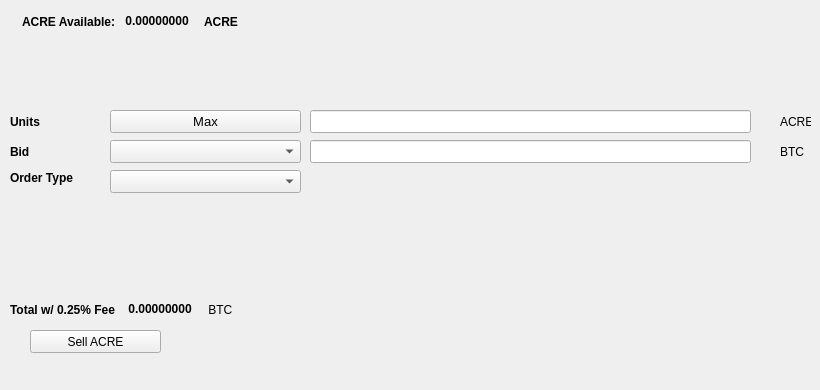
   <widget class="QWidget" name="SellTab">
    <attribute name="title">
     <string>Sell</string>
    </attribute>
    <widget class="QLabel" name="label_16">
     <property name="geometry">
      <rect>
       <x>780</x>
       <y>140</y>
       <width>31</width>
       <height>23</height>
      </rect>
     </property>
     <property name="text">
      <string>BTC</string>
     </property>
    </widget>
    <widget class="QComboBox" name="SellBidcomboBox">
     <property name="geometry">
      <rect>
       <x>110</x>
       <y>140</y>
       <width>191</width>
       <height>23</height>
      </rect>
     </property>
     <property name="font">
      <font>
       <pointsize>10</pointsize>
      </font>
     </property>
    </widget>
    <widget class="QLabel" name="label_18">
     <property name="geometry">
      <rect>
       <x>10</x>
       <y>110</y>
       <width>46</width>
       <height>23</height>
      </rect>
     </property>
     <property name="font">
      <font>
       <weight>75</weight>
       <bold>true</bold>
      </font>
     </property>
     <property name="text">
      <string>Units</string>
     </property>
    </widget>
    <widget class="QPushButton" name="Sell_Max_Amount">
     <property name="geometry">
      <rect>
       <x>110</x>
       <y>110</y>
       <width>191</width>
       <height>23</height>
      </rect>
     </property>
     <property name="font">
      <font>
       <pointsize>10</pointsize>
      </font>
     </property>
     <property name="text">
      <string>Max</string>
     </property>
    </widget>
    <widget class="QLabel" name="label_20">
     <property name="geometry">
      <rect>
       <x>10</x>
       <y>170</y>
       <width>91</width>
       <height>16</height>
      </rect>
     </property>
     <property name="font">
      <font>
       <weight>75</weight>
       <bold>true</bold>
      </font>
     </property>
     <property name="text">
      <string>Order Type</string>
     </property>
    </widget>
    <widget class="QComboBox" name="SellOrdertypeCombo">
     <property name="geometry">
      <rect>
       <x>110</x>
       <y>170</y>
       <width>191</width>
       <height>23</height>
      </rect>
     </property>
     <property name="font">
      <font>
       <pointsize>10</pointsize>
      </font>
     </property>
    </widget>
    <widget class="QLabel" name="label_21">
     <property name="geometry">
      <rect>
       <x>10</x>
       <y>140</y>
       <width>46</width>
       <height>23</height>
      </rect>
     </property>
     <property name="font">
      <font>
       <weight>75</weight>
       <bold>true</bold>
      </font>
     </property>
     <property name="text">
      <string>Bid</string>
     </property>
    </widget>
    <widget class="QLabel" name="label_22">
     <property name="geometry">
      <rect>
       <x>780</x>
       <y>110</y>
       <width>31</width>
       <height>23</height>
      </rect>
     </property>
     <property name="text">
      <string>ACRE</string>
     </property>
    </widget>
    <widget class="QLineEdit" name="UnitsInputACRE">
     <property name="geometry">
      <rect>
       <x>310</x>
       <y>110</y>
       <width>441</width>
       <height>23</height>
      </rect>
     </property>
     <property name="font">
      <font>
       <pointsize>9</pointsize>
       <weight>75</weight>
       <bold>true</bold>
      </font>
     </property>
    </widget>
    <widget class="QLineEdit" name="SellBidPriceEdit">
     <property name="geometry">
      <rect>
       <x>310</x>
       <y>140</y>
       <width>441</width>
       <height>23</height>
      </rect>
     </property>
     <property name="font">
      <font>
       <pointsize>9</pointsize>
       <weight>75</weight>
       <bold>true</bold>
      </font>
     </property>
    </widget>
    <widget class="QPushButton" name="SellACREBTN">
     <property name="geometry">
      <rect>
       <x>30</x>
       <y>330</y>
       <width>131</width>
       <height>23</height>
      </rect>
     </property>
     <property name="text">
      <string>Sell ACRE</string>
     </property>
     <property name="icon">
      <iconset resource="../acre">
       <normaloff>:/icons/bitcoin</normaloff>:/icons/bitcoin</iconset>
     </property>
    </widget>
    <widget class="QWidget" name="layoutWidget3">
     <property name="geometry">
      <rect>
       <x>22</x>
       <y>12</y>
       <width>258</width>
       <height>19</height>
      </rect>
     </property>
     <layout class="QHBoxLayout" name="horizontalLayout">
      <item>
       <widget class="QLabel" name="label232_2">
        <property name="font">
         <font>
          <weight>75</weight>
          <bold>true</bold>
         </font>
        </property>
        <property name="text">
         <string>ACRE Available:</string>
        </property>
       </widget>
      </item>
      <item>
       <widget class="QLabel" name="ACREAvailableLabel">
        <property name="palette">
         <palette>
          <active>
           <colorrole role="WindowText">
            <brush brushstyle="SolidPattern">
             <color alpha="255">
              <red>0</red>
              <green>0</green>
              <blue>0</blue>
             </color>
            </brush>
           </colorrole>
           <colorrole role="Button">
            <brush brushstyle="SolidPattern">
             <color alpha="255">
              <red>0</red>
              <green>170</green>
              <blue>0</blue>
             </color>
            </brush>
           </colorrole>
           <colorrole role="Light">
            <brush brushstyle="SolidPattern">
             <color alpha="255">
              <red>0</red>
              <green>255</green>
              <blue>0</blue>
             </color>
            </brush>
           </colorrole>
           <colorrole role="Midlight">
            <brush brushstyle="SolidPattern">
             <color alpha="255">
              <red>0</red>
              <green>212</green>
              <blue>0</blue>
             </color>
            </brush>
           </colorrole>
           <colorrole role="Dark">
            <brush brushstyle="SolidPattern">
             <color alpha="255">
              <red>0</red>
              <green>85</green>
              <blue>0</blue>
             </color>
            </brush>
           </colorrole>
           <colorrole role="Mid">
            <brush brushstyle="SolidPattern">
             <color alpha="255">
              <red>0</red>
              <green>113</green>
              <blue>0</blue>
             </color>
            </brush>
           </colorrole>
           <colorrole role="Text">
            <brush brushstyle="SolidPattern">
             <color alpha="255">
              <red>0</red>
              <green>170</green>
              <blue>0</blue>
             </color>
            </brush>
           </colorrole>
           <colorrole role="BrightText">
            <brush brushstyle="SolidPattern">
             <color alpha="255">
              <red>255</red>
              <green>255</green>
              <blue>255</blue>
             </color>
            </brush>
           </colorrole>
           <colorrole role="ButtonText">
            <brush brushstyle="SolidPattern">
             <color alpha="255">
              <red>0</red>
              <green>0</green>
              <blue>0</blue>
             </color>
            </brush>
           </colorrole>
           <colorrole role="Base">
            <brush brushstyle="SolidPattern">
             <color alpha="255">
              <red>255</red>
              <green>255</green>
              <blue>255</blue>
             </color>
            </brush>
           </colorrole>
           <colorrole role="Window">
            <brush brushstyle="SolidPattern">
             <color alpha="255">
              <red>0</red>
              <green>170</green>
              <blue>0</blue>
             </color>
            </brush>
           </colorrole>
           <colorrole role="Shadow">
            <brush brushstyle="SolidPattern">
             <color alpha="255">
              <red>0</red>
              <green>0</green>
              <blue>0</blue>
             </color>
            </brush>
           </colorrole>
           <colorrole role="AlternateBase">
            <brush brushstyle="SolidPattern">
             <color alpha="255">
              <red>127</red>
              <green>212</green>
              <blue>127</blue>
             </color>
            </brush>
           </colorrole>
           <colorrole role="ToolTipBase">
            <brush brushstyle="SolidPattern">
             <color alpha="255">
              <red>255</red>
              <green>255</green>
              <blue>220</blue>
             </color>
            </brush>
           </colorrole>
           <colorrole role="ToolTipText">
            <brush brushstyle="SolidPattern">
             <color alpha="255">
              <red>0</red>
              <green>0</green>
              <blue>0</blue>
             </color>
            </brush>
           </colorrole>
          </active>
          <inactive>
           <colorrole role="WindowText">
            <brush brushstyle="SolidPattern">
             <color alpha="255">
              <red>0</red>
              <green>0</green>
              <blue>0</blue>
             </color>
            </brush>
           </colorrole>
           <colorrole role="Button">
            <brush brushstyle="SolidPattern">
             <color alpha="255">
              <red>0</red>
              <green>170</green>
              <blue>0</blue>
             </color>
            </brush>
           </colorrole>
           <colorrole role="Light">
            <brush brushstyle="SolidPattern">
             <color alpha="255">
              <red>0</red>
              <green>255</green>
              <blue>0</blue>
             </color>
            </brush>
           </colorrole>
           <colorrole role="Midlight">
            <brush brushstyle="SolidPattern">
             <color alpha="255">
              <red>0</red>
              <green>212</green>
              <blue>0</blue>
             </color>
            </brush>
           </colorrole>
           <colorrole role="Dark">
            <brush brushstyle="SolidPattern">
             <color alpha="255">
              <red>0</red>
              <green>85</green>
              <blue>0</blue>
             </color>
            </brush>
           </colorrole>
           <colorrole role="Mid">
            <brush brushstyle="SolidPattern">
             <color alpha="255">
              <red>0</red>
              <green>113</green>
              <blue>0</blue>
             </color>
            </brush>
           </colorrole>
           <colorrole role="Text">
            <brush brushstyle="SolidPattern">
             <color alpha="255">
              <red>0</red>
              <green>170</green>
              <blue>0</blue>
             </color>
            </brush>
           </colorrole>
           <colorrole role="BrightText">
            <brush brushstyle="SolidPattern">
             <color alpha="255">
              <red>255</red>
              <green>255</green>
              <blue>255</blue>
             </color>
            </brush>
           </colorrole>
           <colorrole role="ButtonText">
            <brush brushstyle="SolidPattern">
             <color alpha="255">
              <red>0</red>
              <green>0</green>
              <blue>0</blue>
             </color>
            </brush>
           </colorrole>
           <colorrole role="Base">
            <brush brushstyle="SolidPattern">
             <color alpha="255">
              <red>255</red>
              <green>255</green>
              <blue>255</blue>
             </color>
            </brush>
           </colorrole>
           <colorrole role="Window">
            <brush brushstyle="SolidPattern">
             <color alpha="255">
              <red>0</red>
              <green>170</green>
              <blue>0</blue>
             </color>
            </brush>
           </colorrole>
           <colorrole role="Shadow">
            <brush brushstyle="SolidPattern">
             <color alpha="255">
              <red>0</red>
              <green>0</green>
              <blue>0</blue>
             </color>
            </brush>
           </colorrole>
           <colorrole role="AlternateBase">
            <brush brushstyle="SolidPattern">
             <color alpha="255">
              <red>127</red>
              <green>212</green>
              <blue>127</blue>
             </color>
            </brush>
           </colorrole>
           <colorrole role="ToolTipBase">
            <brush brushstyle="SolidPattern">
             <color alpha="255">
              <red>255</red>
              <green>255</green>
              <blue>220</blue>
             </color>
            </brush>
           </colorrole>
           <colorrole role="ToolTipText">
            <brush brushstyle="SolidPattern">
             <color alpha="255">
              <red>0</red>
              <green>0</green>
              <blue>0</blue>
             </color>
            </brush>
           </colorrole>
          </inactive>
          <disabled>
           <colorrole role="WindowText">
            <brush brushstyle="SolidPattern">
             <color alpha="255">
              <red>0</red>
              <green>85</green>
              <blue>0</blue>
             </color>
            </brush>
           </colorrole>
           <colorrole role="Button">
            <brush brushstyle="SolidPattern">
             <color alpha="255">
              <red>0</red>
              <green>170</green>
              <blue>0</blue>
             </color>
            </brush>
           </colorrole>
           <colorrole role="Light">
            <brush brushstyle="SolidPattern">
             <color alpha="255">
              <red>0</red>
              <green>255</green>
              <blue>0</blue>
             </color>
            </brush>
           </colorrole>
           <colorrole role="Midlight">
            <brush brushstyle="SolidPattern">
             <color alpha="255">
              <red>0</red>
              <green>212</green>
              <blue>0</blue>
             </color>
            </brush>
           </colorrole>
           <colorrole role="Dark">
            <brush brushstyle="SolidPattern">
             <color alpha="255">
              <red>0</red>
              <green>85</green>
              <blue>0</blue>
             </color>
            </brush>
           </colorrole>
           <colorrole role="Mid">
            <brush brushstyle="SolidPattern">
             <color alpha="255">
              <red>0</red>
              <green>113</green>
              <blue>0</blue>
             </color>
            </brush>
           </colorrole>
           <colorrole role="Text">
            <brush brushstyle="SolidPattern">
             <color alpha="255">
              <red>0</red>
              <green>85</green>
              <blue>0</blue>
             </color>
            </brush>
           </colorrole>
           <colorrole role="BrightText">
            <brush brushstyle="SolidPattern">
             <color alpha="255">
              <red>255</red>
              <green>255</green>
              <blue>255</blue>
             </color>
            </brush>
           </colorrole>
           <colorrole role="ButtonText">
            <brush brushstyle="SolidPattern">
             <color alpha="255">
              <red>0</red>
              <green>85</green>
              <blue>0</blue>
             </color>
            </brush>
           </colorrole>
           <colorrole role="Base">
            <brush brushstyle="SolidPattern">
             <color alpha="255">
              <red>0</red>
              <green>170</green>
              <blue>0</blue>
             </color>
            </brush>
           </colorrole>
           <colorrole role="Window">
            <brush brushstyle="SolidPattern">
             <color alpha="255">
              <red>0</red>
              <green>170</green>
              <blue>0</blue>
             </color>
            </brush>
           </colorrole>
           <colorrole role="Shadow">
            <brush brushstyle="SolidPattern">
             <color alpha="255">
              <red>0</red>
              <green>0</green>
              <blue>0</blue>
             </color>
            </brush>
           </colorrole>
           <colorrole role="AlternateBase">
            <brush brushstyle="SolidPattern">
             <color alpha="255">
              <red>0</red>
              <green>170</green>
              <blue>0</blue>
             </color>
            </brush>
           </colorrole>
           <colorrole role="ToolTipBase">
            <brush brushstyle="SolidPattern">
             <color alpha="255">
              <red>255</red>
              <green>255</green>
              <blue>220</blue>
             </color>
            </brush>
           </colorrole>
           <colorrole role="ToolTipText">
            <brush brushstyle="SolidPattern">
             <color alpha="255">
              <red>0</red>
              <green>0</green>
              <blue>0</blue>
             </color>
            </brush>
           </colorrole>
          </disabled>
         </palette>
        </property>
        <property name="font">
         <font>
          <weight>75</weight>
          <bold>true</bold>
         </font>
        </property>
        <property name="text">
         <string> 0.00000000 </string>
        </property>
        <property name="textInteractionFlags">
         <set>Qt::LinksAccessibleByMouse|Qt::TextSelectableByKeyboard|Qt::TextSelectableByMouse</set>
        </property>
       </widget>
      </item>
      <item>
       <widget class="QLabel" name="labelACRE">
        <property name="font">
         <font>
          <weight>75</weight>
          <bold>true</bold>
         </font>
        </property>
        <property name="text">
         <string>ACRE</string>
        </property>
       </widget>
      </item>
     </layout>
    </widget>
    <widget class="QWidget" name="layoutWidget">
     <property name="geometry">
      <rect>
       <x>10</x>
       <y>300</y>
       <width>268</width>
       <height>19</height>
      </rect>
     </property>
     <layout class="QHBoxLayout" name="horizontalLayout_2">
      <item>
       <widget class="QLabel" name="label_19">
        <property name="font">
         <font>
          <weight>75</weight>
          <bold>true</bold>
         </font>
        </property>
        <property name="text">
         <string>Total w/ 0.25% Fee </string>
        </property>
       </widget>
      </item>
      <item>
       <widget class="QLabel" name="SellCostLabel">
        <property name="palette">
         <palette>
          <active>
           <colorrole role="WindowText">
            <brush brushstyle="SolidPattern">
             <color alpha="255">
              <red>0</red>
              <green>0</green>
              <blue>0</blue>
             </color>
            </brush>
           </colorrole>
           <colorrole role="Button">
            <brush brushstyle="SolidPattern">
             <color alpha="255">
              <red>0</red>
              <green>170</green>
              <blue>0</blue>
             </color>
            </brush>
           </colorrole>
           <colorrole role="Light">
            <brush brushstyle="SolidPattern">
             <color alpha="255">
              <red>0</red>
              <green>255</green>
              <blue>0</blue>
             </color>
            </brush>
           </colorrole>
           <colorrole role="Midlight">
            <brush brushstyle="SolidPattern">
             <color alpha="255">
              <red>0</red>
              <green>212</green>
              <blue>0</blue>
             </color>
            </brush>
           </colorrole>
           <colorrole role="Dark">
            <brush brushstyle="SolidPattern">
             <color alpha="255">
              <red>0</red>
              <green>85</green>
              <blue>0</blue>
             </color>
            </brush>
           </colorrole>
           <colorrole role="Mid">
            <brush brushstyle="SolidPattern">
             <color alpha="255">
              <red>0</red>
              <green>113</green>
              <blue>0</blue>
             </color>
            </brush>
           </colorrole>
           <colorrole role="Text">
            <brush brushstyle="SolidPattern">
             <color alpha="255">
              <red>0</red>
              <green>170</green>
              <blue>0</blue>
             </color>
            </brush>
           </colorrole>
           <colorrole role="BrightText">
            <brush brushstyle="SolidPattern">
             <color alpha="255">
              <red>255</red>
              <green>255</green>
              <blue>255</blue>
             </color>
            </brush>
           </colorrole>
           <colorrole role="ButtonText">
            <brush brushstyle="SolidPattern">
             <color alpha="255">
              <red>0</red>
              <green>0</green>
              <blue>0</blue>
             </color>
            </brush>
           </colorrole>
           <colorrole role="Base">
            <brush brushstyle="SolidPattern">
             <color alpha="255">
              <red>255</red>
              <green>255</green>
              <blue>255</blue>
             </color>
            </brush>
           </colorrole>
           <colorrole role="Window">
            <brush brushstyle="SolidPattern">
             <color alpha="255">
              <red>0</red>
              <green>170</green>
              <blue>0</blue>
             </color>
            </brush>
           </colorrole>
           <colorrole role="Shadow">
            <brush brushstyle="SolidPattern">
             <color alpha="255">
              <red>0</red>
              <green>0</green>
              <blue>0</blue>
             </color>
            </brush>
           </colorrole>
           <colorrole role="AlternateBase">
            <brush brushstyle="SolidPattern">
             <color alpha="255">
              <red>127</red>
              <green>212</green>
              <blue>127</blue>
             </color>
            </brush>
           </colorrole>
           <colorrole role="ToolTipBase">
            <brush brushstyle="SolidPattern">
             <color alpha="255">
              <red>255</red>
              <green>255</green>
              <blue>220</blue>
             </color>
            </brush>
           </colorrole>
           <colorrole role="ToolTipText">
            <brush brushstyle="SolidPattern">
             <color alpha="255">
              <red>0</red>
              <green>0</green>
              <blue>0</blue>
             </color>
            </brush>
           </colorrole>
          </active>
          <inactive>
           <colorrole role="WindowText">
            <brush brushstyle="SolidPattern">
             <color alpha="255">
              <red>0</red>
              <green>0</green>
              <blue>0</blue>
             </color>
            </brush>
           </colorrole>
           <colorrole role="Button">
            <brush brushstyle="SolidPattern">
             <color alpha="255">
              <red>0</red>
              <green>170</green>
              <blue>0</blue>
             </color>
            </brush>
           </colorrole>
           <colorrole role="Light">
            <brush brushstyle="SolidPattern">
             <color alpha="255">
              <red>0</red>
              <green>255</green>
              <blue>0</blue>
             </color>
            </brush>
           </colorrole>
           <colorrole role="Midlight">
            <brush brushstyle="SolidPattern">
             <color alpha="255">
              <red>0</red>
              <green>212</green>
              <blue>0</blue>
             </color>
            </brush>
           </colorrole>
           <colorrole role="Dark">
            <brush brushstyle="SolidPattern">
             <color alpha="255">
              <red>0</red>
              <green>85</green>
              <blue>0</blue>
             </color>
            </brush>
           </colorrole>
           <colorrole role="Mid">
            <brush brushstyle="SolidPattern">
             <color alpha="255">
              <red>0</red>
              <green>113</green>
              <blue>0</blue>
             </color>
            </brush>
           </colorrole>
           <colorrole role="Text">
            <brush brushstyle="SolidPattern">
             <color alpha="255">
              <red>0</red>
              <green>170</green>
              <blue>0</blue>
             </color>
            </brush>
           </colorrole>
           <colorrole role="BrightText">
            <brush brushstyle="SolidPattern">
             <color alpha="255">
              <red>255</red>
              <green>255</green>
              <blue>255</blue>
             </color>
            </brush>
           </colorrole>
           <colorrole role="ButtonText">
            <brush brushstyle="SolidPattern">
             <color alpha="255">
              <red>0</red>
              <green>0</green>
              <blue>0</blue>
             </color>
            </brush>
           </colorrole>
           <colorrole role="Base">
            <brush brushstyle="SolidPattern">
             <color alpha="255">
              <red>255</red>
              <green>255</green>
              <blue>255</blue>
             </color>
            </brush>
           </colorrole>
           <colorrole role="Window">
            <brush brushstyle="SolidPattern">
             <color alpha="255">
              <red>0</red>
              <green>170</green>
              <blue>0</blue>
             </color>
            </brush>
           </colorrole>
           <colorrole role="Shadow">
            <brush brushstyle="SolidPattern">
             <color alpha="255">
              <red>0</red>
              <green>0</green>
              <blue>0</blue>
             </color>
            </brush>
           </colorrole>
           <colorrole role="AlternateBase">
            <brush brushstyle="SolidPattern">
             <color alpha="255">
              <red>127</red>
              <green>212</green>
              <blue>127</blue>
             </color>
            </brush>
           </colorrole>
           <colorrole role="ToolTipBase">
            <brush brushstyle="SolidPattern">
             <color alpha="255">
              <red>255</red>
              <green>255</green>
              <blue>220</blue>
             </color>
            </brush>
           </colorrole>
           <colorrole role="ToolTipText">
            <brush brushstyle="SolidPattern">
             <color alpha="255">
              <red>0</red>
              <green>0</green>
              <blue>0</blue>
             </color>
            </brush>
           </colorrole>
          </inactive>
          <disabled>
           <colorrole role="WindowText">
            <brush brushstyle="SolidPattern">
             <color alpha="255">
              <red>0</red>
              <green>85</green>
              <blue>0</blue>
             </color>
            </brush>
           </colorrole>
           <colorrole role="Button">
            <brush brushstyle="SolidPattern">
             <color alpha="255">
              <red>0</red>
              <green>170</green>
              <blue>0</blue>
             </color>
            </brush>
           </colorrole>
           <colorrole role="Light">
            <brush brushstyle="SolidPattern">
             <color alpha="255">
              <red>0</red>
              <green>255</green>
              <blue>0</blue>
             </color>
            </brush>
           </colorrole>
           <colorrole role="Midlight">
            <brush brushstyle="SolidPattern">
             <color alpha="255">
              <red>0</red>
              <green>212</green>
              <blue>0</blue>
             </color>
            </brush>
           </colorrole>
           <colorrole role="Dark">
            <brush brushstyle="SolidPattern">
             <color alpha="255">
              <red>0</red>
              <green>85</green>
              <blue>0</blue>
             </color>
            </brush>
           </colorrole>
           <colorrole role="Mid">
            <brush brushstyle="SolidPattern">
             <color alpha="255">
              <red>0</red>
              <green>113</green>
              <blue>0</blue>
             </color>
            </brush>
           </colorrole>
           <colorrole role="Text">
            <brush brushstyle="SolidPattern">
             <color alpha="255">
              <red>0</red>
              <green>85</green>
              <blue>0</blue>
             </color>
            </brush>
           </colorrole>
           <colorrole role="BrightText">
            <brush brushstyle="SolidPattern">
             <color alpha="255">
              <red>255</red>
              <green>255</green>
              <blue>255</blue>
             </color>
            </brush>
           </colorrole>
           <colorrole role="ButtonText">
            <brush brushstyle="SolidPattern">
             <color alpha="255">
              <red>0</red>
              <green>85</green>
              <blue>0</blue>
             </color>
            </brush>
           </colorrole>
           <colorrole role="Base">
            <brush brushstyle="SolidPattern">
             <color alpha="255">
              <red>0</red>
              <green>170</green>
              <blue>0</blue>
             </color>
            </brush>
           </colorrole>
           <colorrole role="Window">
            <brush brushstyle="SolidPattern">
             <color alpha="255">
              <red>0</red>
              <green>170</green>
              <blue>0</blue>
             </color>
            </brush>
           </colorrole>
           <colorrole role="Shadow">
            <brush brushstyle="SolidPattern">
             <color alpha="255">
              <red>0</red>
              <green>0</green>
              <blue>0</blue>
             </color>
            </brush>
           </colorrole>
           <colorrole role="AlternateBase">
            <brush brushstyle="SolidPattern">
             <color alpha="255">
              <red>0</red>
              <green>170</green>
              <blue>0</blue>
             </color>
            </brush>
           </colorrole>
           <colorrole role="ToolTipBase">
            <brush brushstyle="SolidPattern">
             <color alpha="255">
              <red>255</red>
              <green>255</green>
              <blue>220</blue>
             </color>
            </brush>
           </colorrole>
           <colorrole role="ToolTipText">
            <brush brushstyle="SolidPattern">
             <color alpha="255">
              <red>0</red>
              <green>0</green>
              <blue>0</blue>
             </color>
            </brush>
           </colorrole>
          </disabled>
         </palette>
        </property>
        <property name="font">
         <font>
          <weight>75</weight>
          <bold>true</bold>
         </font>
        </property>
        <property name="autoFillBackground">
         <bool>false</bool>
        </property>
        <property name="text">
         <string> 0.00000000</string>
        </property>
        <property name="textInteractionFlags">
         <set>Qt::LinksAccessibleByMouse|Qt::TextSelectableByMouse</set>
        </property>
       </widget>
      </item>
      <item>
       <widget class="QLabel" name="label_17">
        <property name="font">
         <font>
          <weight>50</weight>
          <bold>false</bold>
         </font>
        </property>
        <property name="text">
         <string> BTC</string>
        </property>
       </widget>
      </item>
     </layout>
    </widget>
    <widget class="QLabel" name="label_23">
     <property name="geometry">
      <rect>
       <x>460</x>
       <y>300</y>
       <width>281</width>
       <height>81</height>
      </rect>
     </property>
     <property name="text">
      <string/>
     </property>
     <property name="pixmap">
      <pixmap>:/images/bittrex</pixmap>
     </property>
    </widget>
   </widget>
